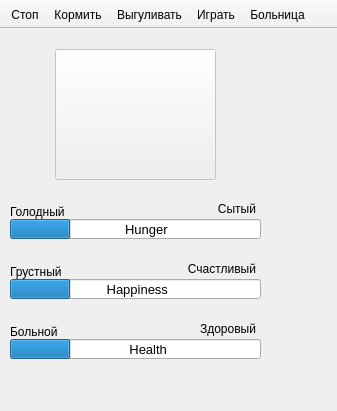
<?xml version="1.0" encoding="UTF-8"?>
<ui version="4.0">
 <class>MainWindow</class>
 <widget class="QMainWindow" name="MainWindow">
  <property name="geometry">
   <rect>
    <x>0</x>
    <y>0</y>
    <width>337</width>
    <height>411</height>
   </rect>
  </property>
  <property name="windowTitle">
   <string>Tamagotchi</string>
  </property>
  <widget class="QWidget" name="centralwidget">
   <widget class="QPushButton" name="petPic">
    <property name="enabled">
     <bool>false</bool>
    </property>
    <property name="geometry">
     <rect>
      <x>55</x>
      <y>20</y>
      <width>161</width>
      <height>131</height>
     </rect>
    </property>
    <property name="mouseTracking">
     <bool>false</bool>
    </property>
    <property name="text">
     <string/>
    </property>
    <property name="icon">
     <iconset>
      <normaloff>pet1.gif</normaloff>
      <disabledoff>pet1.gif</disabledoff>pet1.gif</iconset>
    </property>
    <property name="iconSize">
     <size>
      <width>160</width>
      <height>134</height>
     </size>
    </property>
    <property name="checkable">
     <bool>false</bool>
    </property>
    <property name="autoDefault">
     <bool>false</bool>
    </property>
    <property name="flat">
     <bool>false</bool>
    </property>
   </widget>
   <widget class="QProgressBar" name="Hunger">
    <property name="geometry">
     <rect>
      <x>10</x>
      <y>190</y>
      <width>251</width>
      <height>20</height>
     </rect>
    </property>
    <property name="font">
     <font>
      <pointsize>10</pointsize>
     </font>
    </property>
    <property name="value">
     <number>24</number>
    </property>
    <property name="textVisible">
     <bool>true</bool>
    </property>
    <property name="textDirection">
     <enum>QProgressBar::TopToBottom</enum>
    </property>
    <property name="format">
     <string>      Hunger</string>
    </property>
   </widget>
   <widget class="QProgressBar" name="Happiness">
    <property name="geometry">
     <rect>
      <x>10</x>
      <y>250</y>
      <width>251</width>
      <height>20</height>
     </rect>
    </property>
    <property name="font">
     <font>
      <pointsize>10</pointsize>
     </font>
    </property>
    <property name="value">
     <number>24</number>
    </property>
    <property name="textVisible">
     <bool>true</bool>
    </property>
    <property name="textDirection">
     <enum>QProgressBar::TopToBottom</enum>
    </property>
    <property name="format">
     <string> Happiness</string>
    </property>
   </widget>
   <widget class="QProgressBar" name="Health">
    <property name="geometry">
     <rect>
      <x>10</x>
      <y>310</y>
      <width>251</width>
      <height>20</height>
     </rect>
    </property>
    <property name="font">
     <font>
      <pointsize>10</pointsize>
     </font>
    </property>
    <property name="layoutDirection">
     <enum>Qt::LeftToRight</enum>
    </property>
    <property name="value">
     <number>24</number>
    </property>
    <property name="textVisible">
     <bool>true</bool>
    </property>
    <property name="textDirection">
     <enum>QProgressBar::TopToBottom</enum>
    </property>
    <property name="format">
     <string>       Health</string>
    </property>
   </widget>
   <widget class="QLabel" name="label">
    <property name="geometry">
     <rect>
      <x>10</x>
      <y>173</y>
      <width>61</width>
      <height>20</height>
     </rect>
    </property>
    <property name="text">
     <string>Голодный</string>
    </property>
   </widget>
   <widget class="QLabel" name="label_2">
    <property name="geometry">
     <rect>
      <x>210</x>
      <y>170</y>
      <width>46</width>
      <height>20</height>
     </rect>
    </property>
    <property name="text">
     <string>Сытый</string>
    </property>
    <property name="alignment">
     <set>Qt::AlignRight|Qt::AlignTrailing|Qt::AlignVCenter</set>
    </property>
   </widget>
   <widget class="QLabel" name="label_3">
    <property name="geometry">
     <rect>
      <x>10</x>
      <y>233</y>
      <width>61</width>
      <height>20</height>
     </rect>
    </property>
    <property name="text">
     <string>Грустный</string>
    </property>
   </widget>
   <widget class="QLabel" name="label_4">
    <property name="geometry">
     <rect>
      <x>185</x>
      <y>230</y>
      <width>71</width>
      <height>20</height>
     </rect>
    </property>
    <property name="text">
     <string>Счастливый</string>
    </property>
    <property name="alignment">
     <set>Qt::AlignRight|Qt::AlignTrailing|Qt::AlignVCenter</set>
    </property>
   </widget>
   <widget class="QLabel" name="label_5">
    <property name="geometry">
     <rect>
      <x>10</x>
      <y>293</y>
      <width>61</width>
      <height>20</height>
     </rect>
    </property>
    <property name="text">
     <string>Больной</string>
    </property>
   </widget>
   <widget class="QLabel" name="label_6">
    <property name="geometry">
     <rect>
      <x>195</x>
      <y>290</y>
      <width>61</width>
      <height>20</height>
     </rect>
    </property>
    <property name="text">
     <string>Здоровый</string>
    </property>
    <property name="alignment">
     <set>Qt::AlignRight|Qt::AlignTrailing|Qt::AlignVCenter</set>
    </property>
   </widget>
  </widget>
  <widget class="QToolBar" name="toolBar">
   <property name="windowTitle">
    <string>toolBar</string>
   </property>
   <property name="movable">
    <bool>false</bool>
   </property>
   <property name="iconSize">
    <size>
     <width>40</width>
     <height>40</height>
    </size>
   </property>
   <property name="toolButtonStyle">
    <enum>Qt::ToolButtonTextUnderIcon</enum>
   </property>
   <attribute name="toolBarArea">
    <enum>TopToolBarArea</enum>
   </attribute>
   <attribute name="toolBarBreak">
    <bool>false</bool>
   </attribute>
   <addaction name="actionStop"/>
   <addaction name="actionFeed"/>
   <addaction name="actionWalk"/>
   <addaction name="actionPlay"/>
   <addaction name="actionAmbulance"/>
  </widget>
  <action name="actionStop">
   <property name="icon">
    <iconset>
     <normaloff>stopbutton.gif</normaloff>stopbutton.gif</iconset>
   </property>
   <property name="text">
    <string>Стоп</string>
   </property>
   <property name="iconText">
    <string>Стоп</string>
   </property>
  </action>
  <action name="actionFeed">
   <property name="icon">
    <iconset>
     <normaloff>eatbutton.gif</normaloff>eatbutton.gif</iconset>
   </property>
   <property name="text">
    <string>Кормить</string>
   </property>
  </action>
  <action name="actionWalk">
   <property name="icon">
    <iconset>
     <normaloff>walkbutton.gif</normaloff>walkbutton.gif</iconset>
   </property>
   <property name="text">
    <string>Выгуливать</string>
   </property>
  </action>
  <action name="actionPlay">
   <property name="icon">
    <iconset>
     <normaloff>playbutton.gif</normaloff>playbutton.gif</iconset>
   </property>
   <property name="text">
    <string>Играть</string>
   </property>
  </action>
  <action name="actionAmbulance">
   <property name="icon">
    <iconset>
     <normaloff>docbutton.gif</normaloff>docbutton.gif</iconset>
   </property>
   <property name="text">
    <string>Больница</string>
   </property>
  </action>
 </widget>
 <resources/>
 <connections/>
</ui>
